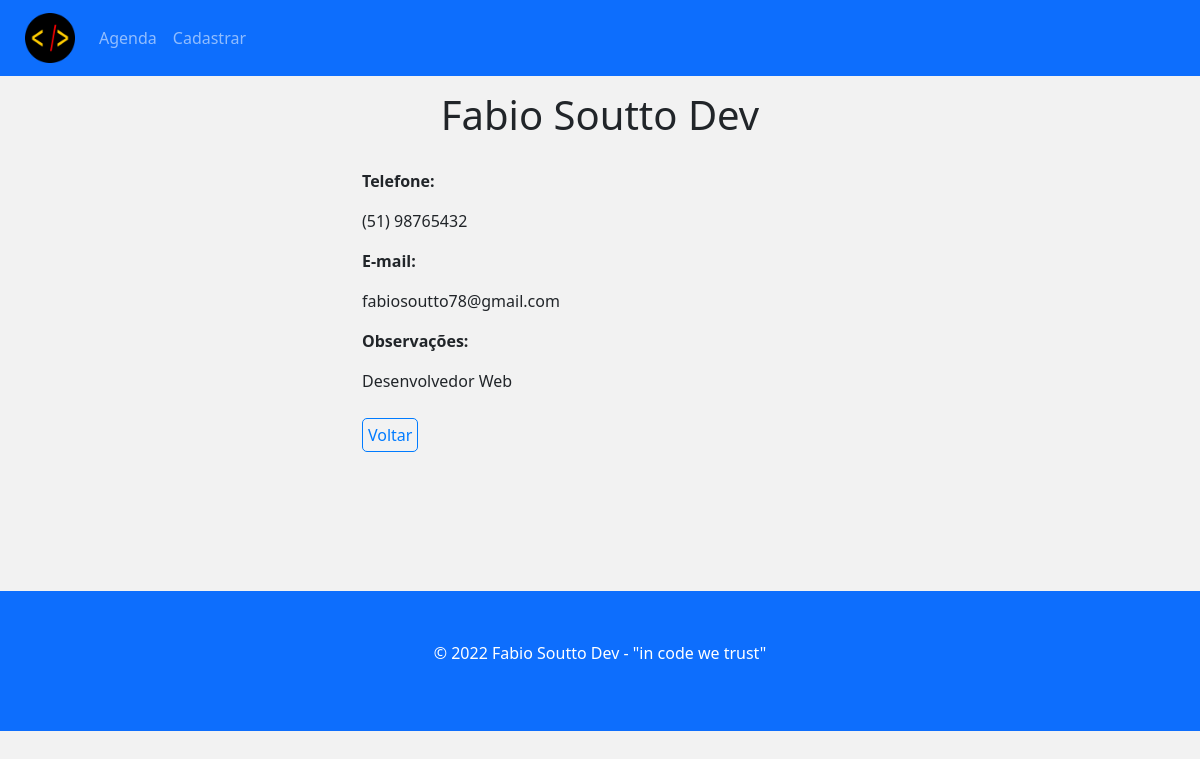
Page /show.php?id=3 on the committed database.
### tables this page shows
CREATE TABLE `contacts` (
  `id` int(10) UNSIGNED NOT NULL,
  `name` varchar(150) DEFAULT NULL,
  `phone` varchar(20) DEFAULT NULL,
  `email` varchar(150) DEFAULT NULL,
  `observations` text DEFAULT NULL
);

### config/process.php (called while the page is built, shortened)
<?php
include_once('connection.php');
include_once('url.php');
$data = $_POST;
if(!empty($data)) {
	if($data['type'] === 'create') {
		$name = $data['name'];
		$phone = $data['phone'];
		$email = $data['email'];
		$observations = $data['observations'];
		$query = 'INSERT INTO contacts (name, phone, email, observations) VALUES (:name, :phone, :email, :observations)';
		$stmt = $conn->prepare($query);
		$stmt->bindParam(':name', $name);
		$stmt->bindParam(':phone', $phone);
		$stmt->bindParam(':email', $email);
		$stmt->bindParam(':observations', $observations);
		try {
			$stmt->execute();
			$_SESSION['msg'] = "Cadastrado com sucesso!";
		} catch (PDOException $e) {
			$error = $e->getMessage();
			echo "Erro: $error";
		}
	} else if($data['type'] === 'edit') {
		$name = $data['name'];
		$phone = $data['phone'];
		$email = $data['email'];
		$observations = $data['observations'];
		$id = $data['id'];
		$query = 'UPDATE contacts
							SET name = :name, phone = :phone, email = :email, observations = :observations
							WHERE id = :id';
		$stmt = $conn->prepare($query);
		$stmt->bindParam(":name", $name);
		$stmt->bindParam(":phone", $phone);
		$stmt->bindParam(":email", $email);
		$stmt->bindParam(":observations", $observations);
		$stmt->bindParam(":id", $id);
		try {
			$stmt->execute();
			$_SESSION['msg'] = "Atualizado com sucesso!";
		} catch (PDOException $e) {
			$error = $e->getMessage();
			echo "Erro: $error";
		}
	} else if($data['type'] === 'delete') {
		$id = $data['id'];
		$query = 'DELETE FROM contacts WHERE id = :id';
		$stmt = $conn->prepare($query);
		$stmt->bindParam(':id', $id);
		try {
			$stmt->execute();
			$_SESSION['msg'] = "Removido com sucesso!";
		} catch (PDOException $e) {
			$error = $e->getMessage();
			echo "Erro: $error";
		}
	}
	header('location:' . $BASE_URL . '../index.php');
	} else {
	if(!empty($_GET)) {
		$id = $_GET["id"];
	}
	if(!empty($id)) {
		$query = "SELECT * FROM contacts WHERE id = :id";
		$stmt = $conn->prepare($query);
		$stmt->bindParam(":id", $id);
		$stmt->execute();
		$contact = $stmt->fetch();
	} else {
		$contacts = [];
		$query = "SELECT * FROM contacts";
		$stmt = $conn->prepare($query);
		$stmt->execute();
		$contacts = $stmt->fetchAll();
	}
}

### show.php (the view, shortened to what this page needs)
<?php
	include_once('templates/header.php');
?>
	<div class="container" id="view-contact-container">
		<h1 id="main-title"><?= $contact["name"] ?></h1>
		<p class="bold">Telefone:</p>
		<p><?= $contact["phone"] ?></p>
		<p class="bold">E-mail:</p>
		<p><?= $contact["email"] ?></p>
		<p class="bold">Observações:</p>
		<p><?= $contact["observations"] ?></p>
	</div>
<?php
	include_once('templates/footer.php');
?>

### css/styles.css (style rules this page uses)
* { margin: 0; padding: 0; box-sizing: border-box; }
body { background-color: #f2f2f2; }
#main-title { text-align: center; margin: 15px 0 30px; }
.container { min-height: 500px; }
#view-contact-container { max-width: 500px; margin: 0 auto; }
.bold { font-weight: bold; }
#back-link-container { display: block; width: 500px; margin: 30px auto 0; }
#back-link { border: 1px solid #007bff; color: #007bff; border-radius: 5px; padding: 5px; text-decoration: none; }

### rows in the picture
contacts: name "Fabio Soutto Dev", phone "(51) 98765432", email "fabiosoutto78@gmail.com", observations "Desenvolvedor Web"
